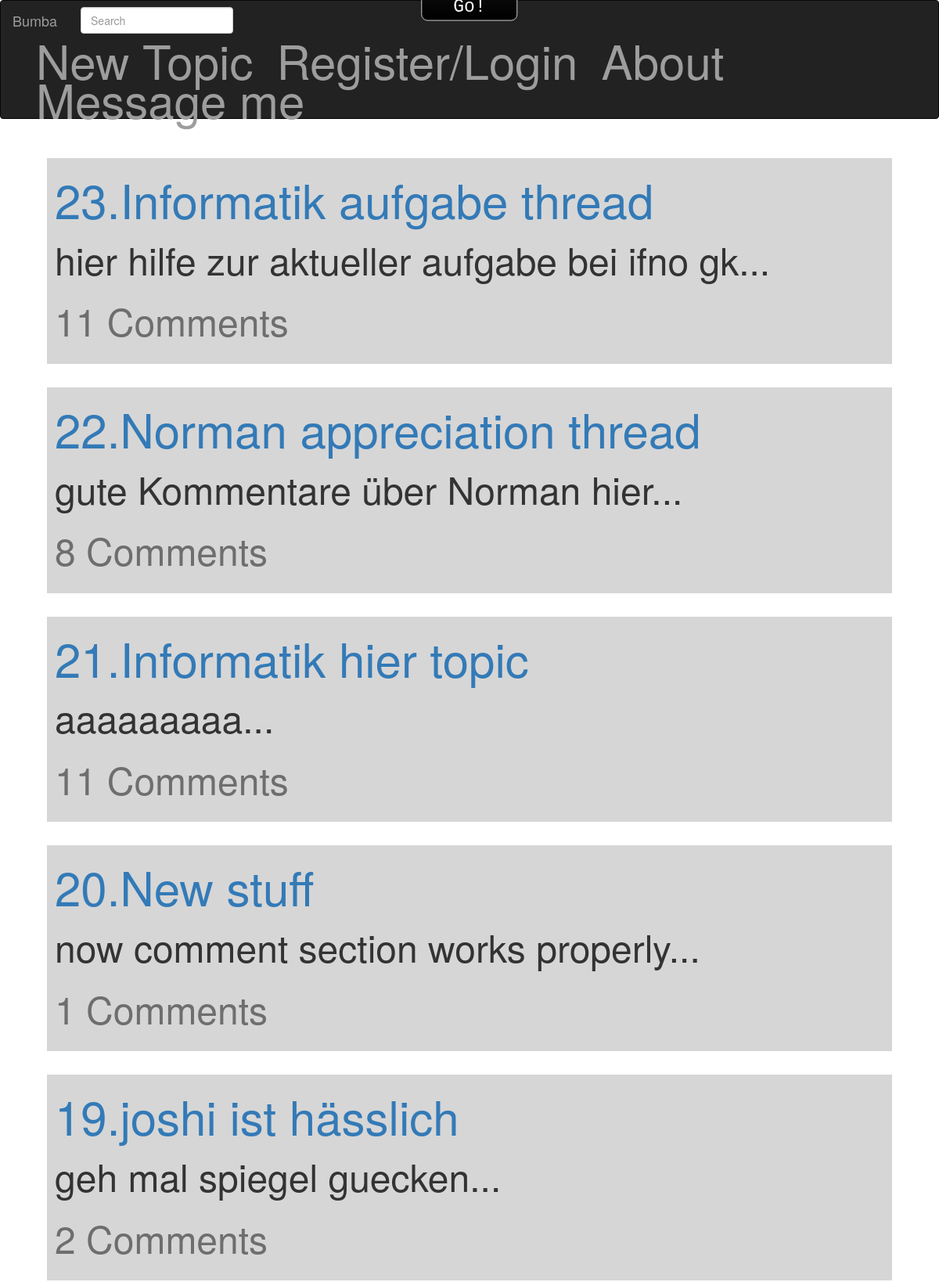
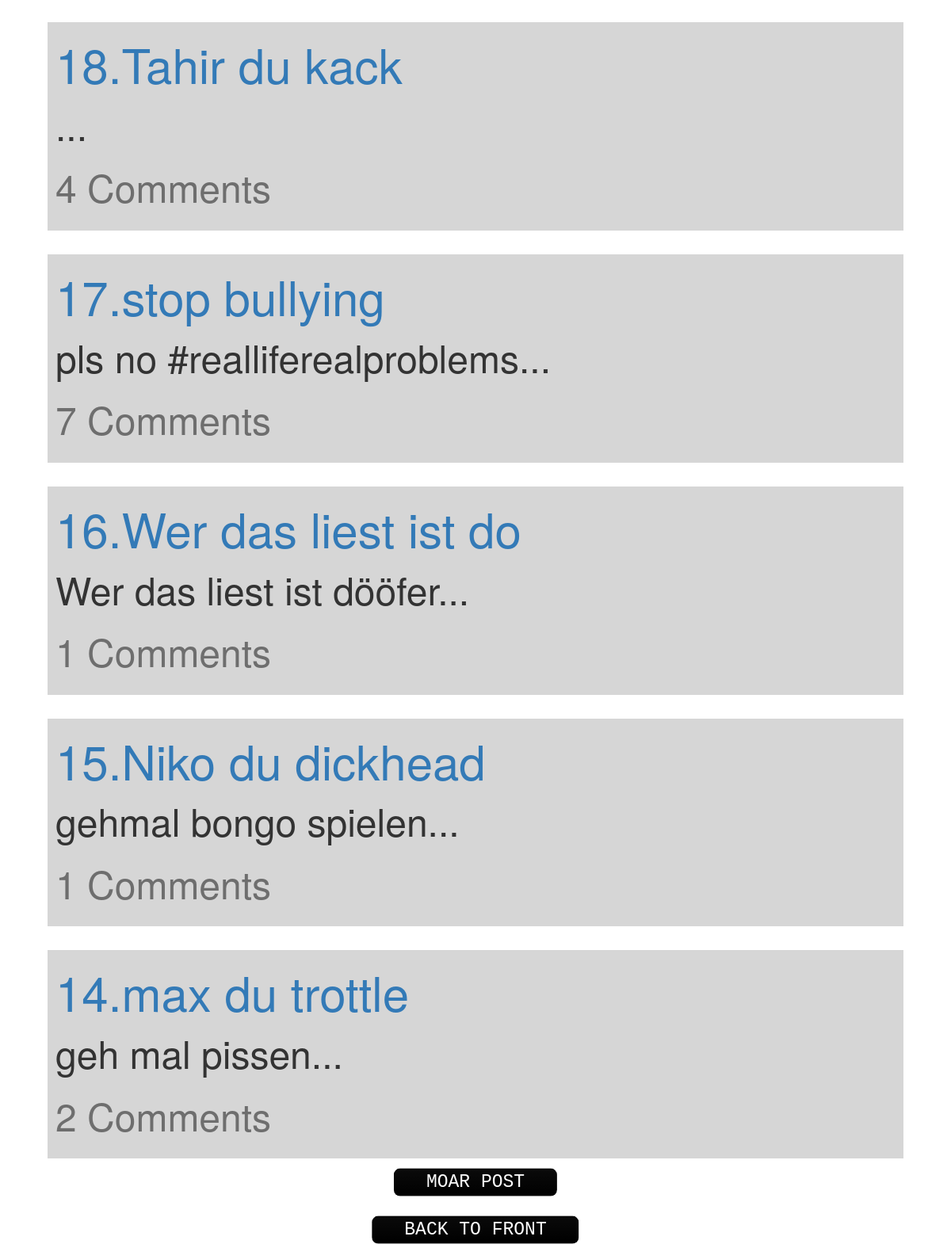
Screenshot of /bumba/index.php?number=24 with the database file from the repository (2 pictures, top to bottom).
### tables this page shows
CREATE TABLE IF NOT EXISTS `user_post` (
`id` int(11) NOT NULL,
  `title` varchar(30) NOT NULL,
  `body` text NOT NULL,
  `time` timestamp NOT NULL DEFAULT CURRENT_TIMESTAMP ON UPDATE CURRENT_TIMESTAMP
);

### bumba/index.php (the view, shortened to what this page needs)
<?php require_once('config/setup.php');?>
<!DOCTYPE html>
<html>
	<head>
		<?php include('templates/header.php');?>
	</head>
	<body>
		<div class="container">
			<?php
				if(isset($_GET['number'])){
					$number = $_GET['number'];
					$query = "SELECT * FROM user_post WHERE id<{$number} ORDER BY id DESC LIMIT 10";
				}
				else{
				$query = "SELECT * FROM user_post ORDER BY id DESC LIMIT 10";
				}
				$statement = $db->query($query);
					while($r = $statement->fetch()) {
						$title = $r['title'];
						$body = $r['body'];
						$id = $r['id'];
						$short_body = substr(strip_tags($body), 0, 200);
						$commentcountsql = "SELECT COUNT(original_id) as total FROM post_comment WHERE original_id={$id}";
						$result = $db->prepare($commentcountsql);
						$result->execute();
						$number_of_rows = $result->fetchColumn();
						if(isset($id)){
						echo '<div class="box">';
						echo sprintf('<a href="post.php?id=%s">%s.%s</a><br>',$id,$id, $title);
						echo sprintf('  <p id="subtittle">%s...</p>',$short_body);
						echo sprintf ('<p class="commentamount">%s Comments</p>',$number_of_rows);
						echo '</div>';
						}
					}
			 	if(isset($id)){
						echo sprintf('<a class="btn" href="index.php?number=%s">MOAR POST</a><br>',$id);
						echo sprintf('<br><br><a class="btn" href="index.php">BACK TO FRONT</a>');
						}else{
									echo sprintf('<br><p class="alert">No more posts available</p><br>');
						echo sprintf('<br><br><a class="btn" href="index.php">BACK TO FRONT</a>');
						}
				?>
		</div>
	</body>
</html>

### bumba/css/style.css (style rules this page uses)
body { background-color:FFFFFF; }
.box { background-color:D6D6D6; padding:10px; margin:30px; word-wrap: break-word; }
a { font-size:5.0vw; word-wrap: break-word; }
p { font-size: 4.0vw; word-wrap: break-word; }
p.commentamount { color: #6e6e6e; }
.btn { background: #0a0a0a; background-image: -webkit-linear-gradient(top, #0a0a0a, #000000); background-image: -moz-linear-gradient(top, #0a0a0a, #000000); background-image: -ms-linear-gradient(top, #0a0a0a, #000000); background-image: -o-linear-gradient(top, #0a0a0a, #000000); background-image: linear-gradient(to bottom, #0a0a0a, #000000); -webkit-border-radius: 8; -moz-border-radius: 8; border-radius: 8px; font-family: Courier New; color: #ffffff; font-size: 23px; padding: 0px 40px 0px 40px; text-decoration: none; margin: 0; position: absolute; left: 50%; margin-right: -50%; transform: translate(-50%, -50%) }

### rows the page displays
user_post: id "23", title "Informatik aufgabe thread", body "hier hilfe zur aktueller aufgabe bei ifno gk", number_of_rows "11"
user_post: id "22", title "Norman appreciation thread", body "gute Kommentare über Norman hier", number_of_rows "8"
user_post: id "21", title "Informatik hier topic", body "aaaaaaaaa", number_of_rows "11"
user_post: id "20", title "New stuff", body "now comment section works properly", number_of_rows "1"
user_post: id "19", title "joshi ist hässlich", body "geh mal spiegel guecken", number_of_rows "2"
user_post: id "18", title "Tahir du kack", number_of_rows "4"
user_post: id "17", title "stop bullying", body "pls no #realliferealproblems", number_of_rows "7"
user_post: id "16", title "Wer das liest ist do", body "Wer das liest ist dööfer", number_of_rows "1"
user_post: id "15", title "Niko du dickhead", body "gehmal bongo spielen", number_of_rows "1"
user_post: id "14", title "max du trottle", body "geh mal pissen", number_of_rows "2"
